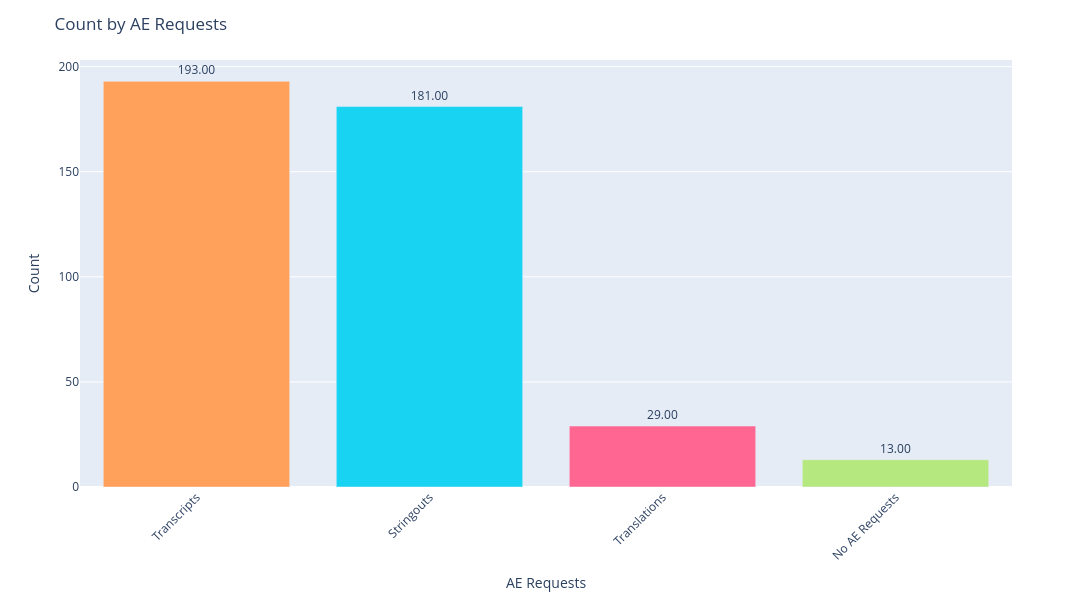

Notebook cell for this chart:
### Code cell
plotly_barplots(ae_categorized, 'AE Requests', 'Count', show_color_palette)

### Figure 1 — Plotly figure (JSON) as saved in the notebook; plotly's stock layout.template omitted (floating-point values rounded to 4 significant figures)
{"data": [{"hovertemplate": "AE Requests=%{x}<br>Count=%{y}<extra></extra>", "legendgroup": "Transcripts", "marker": {"color": "#FFA15A", "pattern": {"shape": ""}}, "name": "Transcripts", "orientation": "v", "showlegend": true, "textposition": "outside", "texttemplate": "%{y:.2f}", "type": "bar", "x": ["Transcripts"], "xaxis": "x", "y": [193], "yaxis": "y"}, {"hovertemplate": "AE Requests=%{x}<br>Count=%{y}<extra></extra>", "legendgroup": "Stringouts", "marker": {"color": "#19d3f3", "pattern": {"shape": ""}}, "name": "Stringouts", "orientation": "v", "showlegend": true, "textposition": "outside", "texttemplate": "%{y:.2f}", "type": "bar", "x": ["Stringouts"], "xaxis": "x", "y": [181], "yaxis": "y"}, {"hovertemplate": "AE Requests=%{x}<br>Count=%{y}<extra></extra>", "legendgroup": "Translations", "marker": {"color": "#FF6692", "pattern": {"shape": ""}}, "name": "Translations", "orientation": "v", "showlegend": true, "textposition": "outside", "texttemplate": "%{y:.2f}", "type": "bar", "x": ["Translations"], "xaxis": "x", "y": [29], "yaxis": "y"}, {"hovertemplate": "AE Requests=%{x}<br>Count=%{y}<extra></extra>", "legendgroup": "No AE Requests", "marker": {"color": "#B6E880", "pattern": {"shape": ""}}, "name": "No AE Requests", "orientation": "v", "showlegend": true, "textposition": "outside", "texttemplate": "%{y:.2f}", "type": "bar", "x": ["No AE Requests"], "xaxis": "x", "y": [13], "yaxis": "y"}], "layout": {"barmode": "relative", "height": 600, "legend": {"title": {"text": "AE Requests"}, "tracegroupgap": 0}, "margin": {"t": 60}, "showlegend": false, "title": {"text": "Count by AE Requests"}, "uniformtext": {"minsize": 8, "mode": "hide"}, "width": 1200, "xaxis": {"anchor": "y", "categoryarray": ["Transcripts", "Stringouts", "Translations", "No AE Requests"], "categoryorder": "array", "domain": [0, 1], "tickangle": -45, "title": {"text": "AE Requests"}}, "yaxis": {"anchor": "x", "domain": [0, 1], "title": {"text": "Count"}}}}
